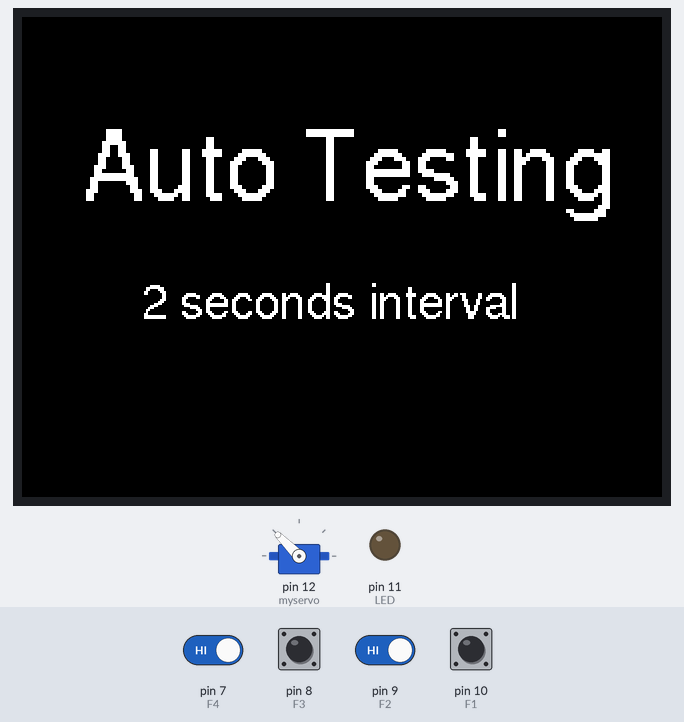
Bench run of a sketch on a simulated Arduino Uno, built with avr-gcc and run on an emulated ATmega328P. On the bench: 320×240 colour display, servo, output pins drawn as LEDs (lit = HIGH). The test bench sets the inputs (shaded band); at power-on: pin 7 (F4), pin 8 (F3), pin 9 (F2), pin 10 (F1) HIGH. The local clock reads 2024-03-15 10:24:30 at power-on unless the sketch sets it.

Above: at 2.3 s.
At 30.2 s:
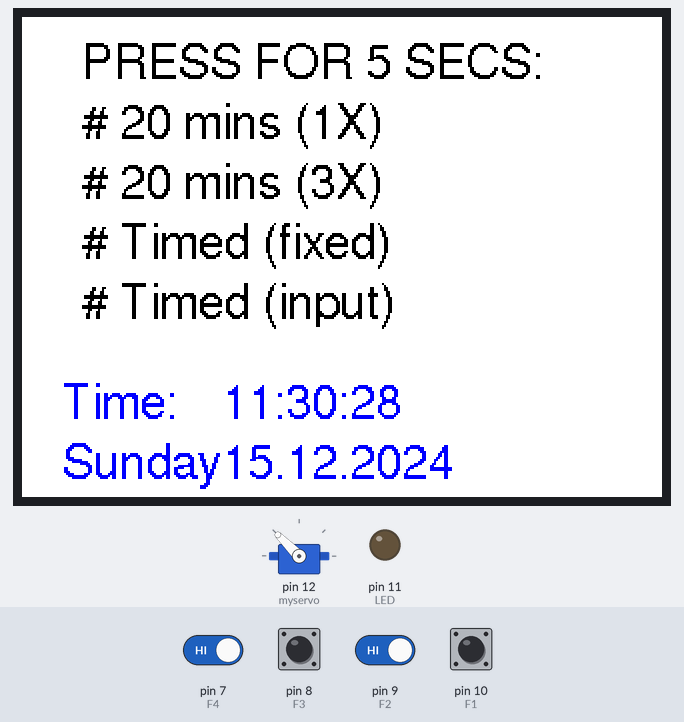
30.3 s: pin 7 (F4) driven LOW and pin 9 (F2) driven LOW
At 39.8 s:
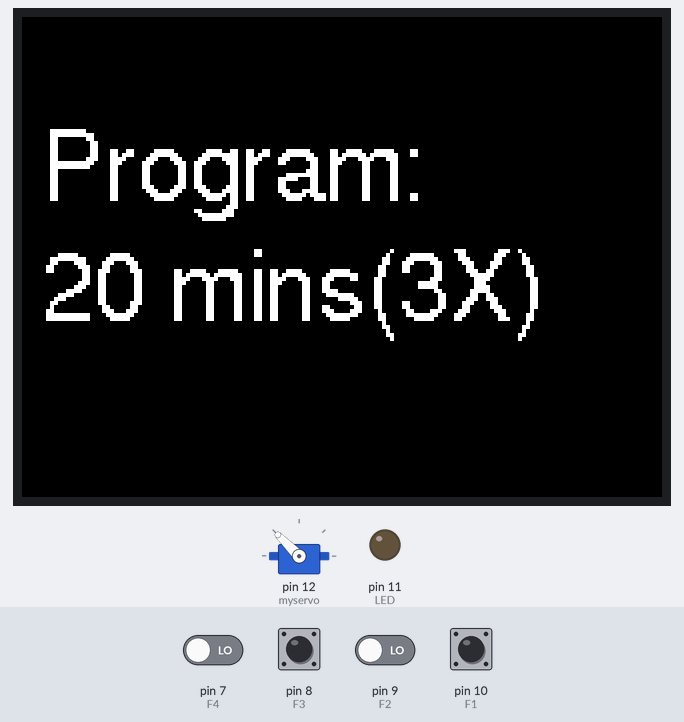
Timing chart, 0 to 41.3 s (numbered marks = the images above; inputs shaded):
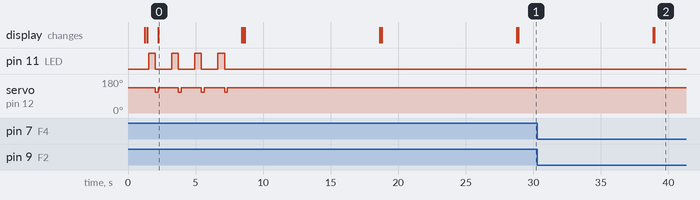

The sketch:

tirtha_sketch_1.ino
```cpp
//Programmed by: Dr. Tirtha Das Banerjee, Department of Biological Sciences and Center for Life Sciences, NUS
//Date: 13th Dec 2024

#include <Adafruit_GFX.h>    // Core graphics library
#include <Adafruit_ST7735.h> // Hardware-specific library for ST7735 - LCD display
#include <Adafruit_ST7789.h> // Hardware-specific library for ST7789
#include <SPI.h>

#include <Fonts/FreeSansBold24pt7b.h>
#include <Fonts/FreeMonoBoldOblique12pt7b.h>
#include <Fonts/FreeMono12pt7b.h>
#include <Fonts/FreeSans9pt7b.h>
#include <Fonts/FreeSans12pt7b.h>
#include <Fonts/FreeMonoBold12pt7b.h>

#define TFT_CS 2
#define TFT_DC 3
#define TFT_RST 4
#define TFT_MOSI 5  // Data out
#define TFT_SCLK 6 // Clock out

#define LED 11

// OR for the ST7789-based displays, we will use this call
Adafruit_ST7789 tft = Adafruit_ST7789(TFT_CS, TFT_DC, TFT_MOSI, TFT_SCLK, TFT_RST);

//clock module
#include <wire.h>
#include <DS1307.h>
DS1307 rtc(A4, A5);

#include <Servo.h>
Servo myservo;

//Button 1: 20 mins (1 time)
int F1 = 10;

//Button 2: 20 mins (3 time)
int F2 = 9;

//Button 3: Timed (1)
int F3 = 8;

//Button 4: Timed (2)
int F4 = 7;


void setup(){

  Serial.begin(115200);

  // Initialize the rtc object
  rtc.begin();

  // Set the clock to run-mode
  rtc.halt(false);

  // The following lines can be uncommented to set the time
  rtc.setDOW(FRIDAY);        // Set Day-of-Week to SUNDAY
  rtc.setTime(11, 30, 0);    // Set the time to 12:00:00 (24hr format)
  rtc.setDate(15, 12, 2024);  // Set the date to October 3th, 2010

    // Set SQW/Out rate to 1Hz, and enable SQW
  rtc.setSQWRate(SQW_RATE_1);
  rtc.enableSQW(true);


  pinMode (F1, INPUT_PULLUP);
  pinMode (F2, INPUT_PULLUP);
  pinMode (F3, INPUT_PULLUP);
  pinMode (F4, INPUT_PULLUP);

 pinMode(LED, OUTPUT);

  // OR use this initializer (uncomment) if using a 2.0" 320x240 TFT:
  tft.init(240, 320);           // Init ST7789 320x240

 myservo.attach(12);
  myservo.write(135);// move servos to center position -> 90°
  delay(1000);

  tft.setRotation(3);
  tft.fillScreen(ST77XX_BLACK);
  tft.setFont(&FreeSans12pt7b);
  tft.setCursor(20, 60);
  tft.setTextColor(ST77XX_WHITE);
  tft.setTextSize(2);
  tft.println("Danio Feeder");

   tft.setTextSize(2);
   tft.setFont(&FreeSans12pt7b);
   tft.setCursor(40, 160);
  tft.setTextColor(ST77XX_WHITE);  tft.setTextSize(1);
  tft.println("PROGRAMMED BY");
tft.setCursor(100, 190);
  tft.setTextColor(ST77XX_WHITE);  tft.setTextSize(1);
  tft.println("Tirtha");
  delay(100);

  tft.fillScreen(ST77XX_BLACK);
    tft.setTextColor(ST77XX_WHITE);
    tft.setCursor(30, 90);
    tft.setTextSize(2);
  tft.println("Auto Testing");
    delay(100);

for(int i=0; i<4; i++){
    digitalWrite(LED, HIGH);
    delay(500);
    digitalWrite(LED,LOW);
    myservo.write(110);
  delay(200);
  myservo.write(135);
  tft.setCursor(60, 150);
  tft.setTextSize(1);
  tft.println("2 seconds interval");
  delay(1000);
  }
tft.fillScreen(ST77XX_BLACK);
    tft.setTextColor(ST77XX_WHITE);
    tft.setCursor(20, 90);
    tft.setTextSize(2);
  tft.println("Testing Done");
    delay(100);

}
void loop(){

  tft.fillScreen(ST77XX_WHITE);
  tft.setTextColor(ST77XX_BLACK);
  tft.setTextSize(1);
  tft.setCursor(30, 30);
  tft.println("PRESS FOR 5 SECS:");
tft.setCursor(30, 60);
  tft.println("# 20 mins (1X)");
tft.setCursor(30, 90);
  tft.println("# 20 mins (3X)");
tft.setCursor(30, 120);
  tft.println("# Timed (fixed)");
  tft.setCursor(30, 150);
  tft.println("# Timed (input)");

tft.setTextColor(ST77XX_BLUE);
tft.setCursor(20, 200);
  tft.println("Time:");
  tft.setCursor(100, 200);
  tft.println(rtc.getTimeStr());

  tft.setCursor(20, 230);
  tft.println(rtc.getDOWStr(FORMAT_LONG));
  tft.setCursor(100, 230);
  tft.println(rtc.getDateStr());

delay(10000);

if(digitalRead(F1) == LOW)
  {
    tft.fillScreen(ST77XX_BLACK);
    tft.setTextColor(ST77XX_WHITE);
    tft.setCursor(10, 90);
    tft.setTextSize(2);
  tft.println("Program:");
    tft.setCursor(10, 150);
    tft.setTextSize(2);
  tft.println("20 mins (1X)");
    delay(1200000); //wait for 20 mins

    digitalWrite(LED, HIGH);
    delay(5000);
    digitalWrite(LED, LOW);
    myservo.write(110);
  delay(200);
  myservo.write(135);
  }

  if(digitalRead(F2) == LOW)
  {
    for(int i=0; i<3; i++){
    tft.fillScreen(ST77XX_BLACK);
    tft.setTextColor(ST77XX_WHITE);
    tft.setCursor(10, 90);
    tft.setTextSize(2);
  tft.println("Program:");
    tft.setCursor(10, 150);
    tft.setTextSize(2);
  tft.println("20 mins(3X)");
    delay(1200000); //wait for 20 mins

    digitalWrite(LED, HIGH);
    delay(5000);
    digitalWrite(LED, LOW);
    myservo.write(110);
  delay(200);
  myservo.write(135);
    }
  }

  if(digitalRead(F3) == LOW)
  {

  }

  if(digitalRead(F4) == LOW)
  {

  }
}
```

Measured:
- after the input at 30.3 s, the display: first changes after 8.6 s (image 2 shows a later state)
